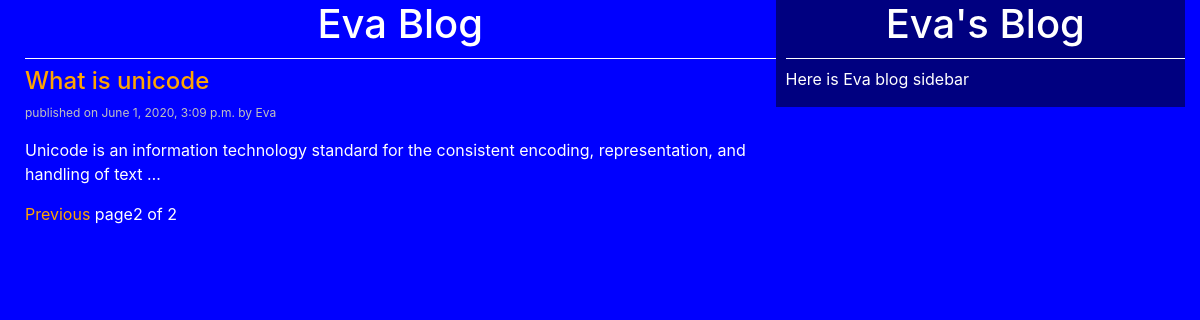
Screenshot of /?page=2 with the database file from the repository.
### myapp/models.py (models this page shows, shortened)
class Post(models.Model):
    STATUS_CHOICES=(
    ('draft','Druft'),
    ('published','Published')
    )
    title = models.CharField(max_length=256)
    slug=models.SlugField(max_length=256, unique_for_date='publish')
    author=models.ForeignKey(User,related_name='blog_posts')
    body=models.TextField()
    publish=models.DateTimeField(default=timezone.now)
    created=models.DateTimeField(auto_now_add=True)
    updated=models.DateTimeField(auto_now=True)
    status=models.CharField(max_length=10,choices=STATUS_CHOICES,default='draft')
    objects = CustomManager
    class Meta:
        ordering = ('-publish',)
    def get_absolute_url(self):
        return reverse('detail',args=[self.publish.year,
                                      self.publish.strftime('%m'),self.publish.strftime('%d'),self.slug])

### myapp/views.py (the view)
# urls.py: url(r'^$', views.post_list_view),
def post_list_view(request):
    post_list = Post.objects.all()
    paginator = Paginator(post_list,2)
    page_number=request.GET.get('page')
    try:
        post_list = paginator.page(page_number)
    except PageNotAnInteger:
        post_list = paginator.page(1)
    except EmptyPage:
        post_list = paginator.page(paginator.num_pages)
    return render(request,'myapp/post_list.html',{'post_list':post_list})

### templates/myapp/post_list.html (shortened to what this page needs)
<!doctype html>
{% extends "myapp/base.html" %}
    {% block content %}
      <h1>Eva Blog</h1>
      {% for post in post_list %}
          <a href="{{ post.get_absolute_url}}"> <h4>{{post.title}}</h4> </a>
          <p id='date'>published on {{post.publish}} by {{post.author|title}}</p>
          {{post.body|truncatewords:15|linebreaks}}
      {% endfor %}
       {% include "myapp/pagination.html" with page=post_list %}
    {% endblock content %}

### static/css/blog.css (style rules this page uses)
body { color: white; background: BLUE; }
h1 { text-align: center; border-bottom: 1px solid white; padding-bottom: 10px; }
#date { font-size: 12px; color: SILVER; }
a { color: orange; }

### rows the page displays
Post: title "What is unicode", publish "June 1, 2020, 3:09 p.m.", author "Eva", body "Unicode is an information technology standard for the consistent encoding, representation, and handling of text …"

### other values shown
{{ page.number }} "2"
{{ page.paginator.num_pages }} "2"
